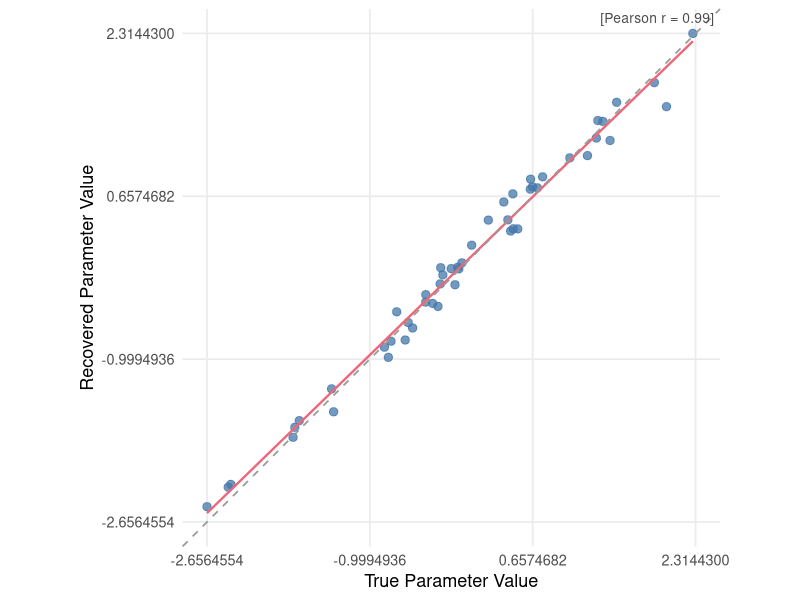
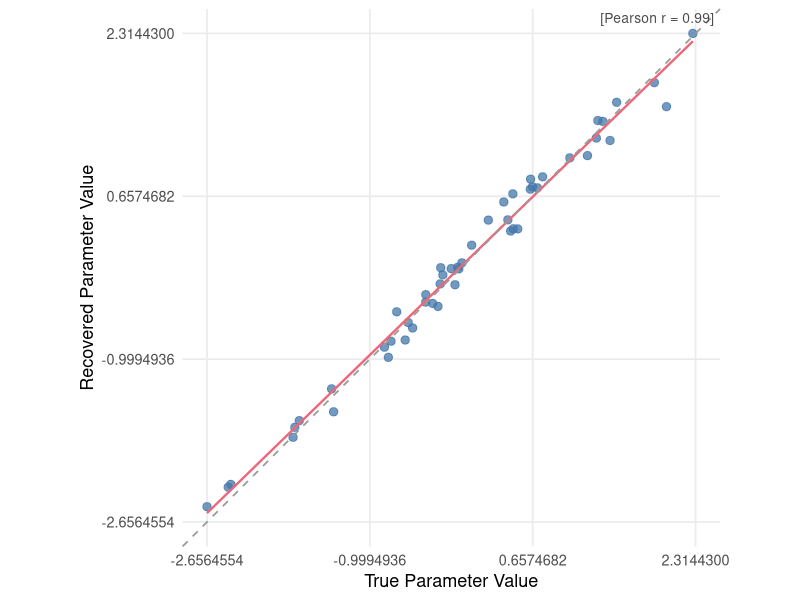

Here is the R script that generated these plots, in order:
# Complete working example: Parameter recovery scatter plot
# This example is self-contained and can be run independently with synthetic data.

library(ggplot2)

# ---- Setup ----
# In real use, data would be loaded from artifacts/ and output_dir would be defined in main.R
# For this standalone example, we use synthetic data and a temp directory.

set.seed(42)
true_params  <- rnorm(50, mean = 0, sd = 1)
recovered_params <- true_params + rnorm(50, mean = 0, sd = 0.15)

plot_df <- data.frame(
  true_val      = true_params,
  recovered_val = recovered_params
)

output_dir <- tempdir()  # Replace with actual output_dir in real use

# ---- Verify matched pairs ----
plot_df <- plot_df[complete.cases(plot_df), ]
stopifnot(length(plot_df$true_val) == length(plot_df$recovered_val))

# ---- Compute statistics ----
shared_limits <- range(c(plot_df$true_val, plot_df$recovered_val), na.rm = TRUE)
axis_breaks <- seq(shared_limits[1], shared_limits[2], length.out = 4)
pearson_r <- cor(plot_df$true_val, plot_df$recovered_val, method = "pearson")

# ---- Create plot ----
p <- ggplot(plot_df, aes(x = true_val, y = recovered_val)) +
  geom_point(colour = "#4477AA", alpha = 0.75, size = 2.5) +
  geom_smooth(method = "lm", se = FALSE, colour = "#EE6677", linewidth = 0.8) +
  geom_abline(slope = 1, intercept = 0, linetype = "dashed", colour = "grey60", linewidth = 0.6) +
  annotate(
    "text",
    x = Inf, y = Inf,
    label = sprintf("[Pearson r = %.2f]", pearson_r),
    hjust = 1.05, vjust = 1.4,
    size = 3.5, colour = "grey30"
  ) +
  scale_x_continuous(breaks = axis_breaks) +
  scale_y_continuous(breaks = axis_breaks) +
  coord_equal(xlim = shared_limits, ylim = shared_limits, clip = "off") +
  theme_minimal(base_size = 13) +
  theme(panel.grid.minor = element_blank()) +
  labs(x = "True Parameter Value", y = "Recovered Parameter Value")

# ---- Export (dual format) ----
plot_name <- "parameter_recovery_scatter"

ggsave(
  file.path(output_dir, paste0(plot_name, ".pdf")),
  plot = p,
  width = 10, height = 8, bg = "white"
)

ggsave(
  file.path(output_dir, paste0(plot_name, ".png")),
  plot = p,
  width = 10, height = 8, dpi = 300, bg = "white"
)

message(sprintf("✓ Exported %s.pdf and %s.png to %s", plot_name, plot_name, output_dir))
